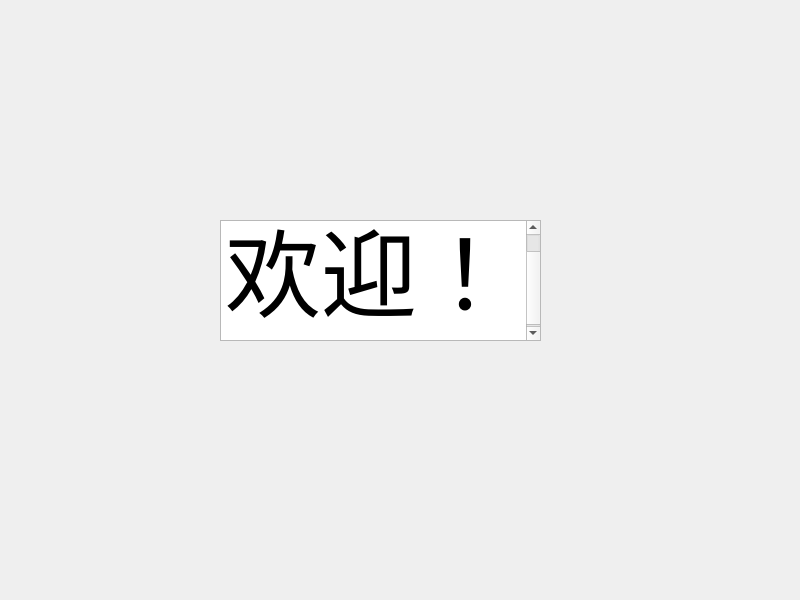
<?xml version="1.0" encoding="UTF-8"?>
<ui version="4.0">
 <class>Widget</class>
 <widget class="QWidget" name="Widget">
  <property name="geometry">
   <rect>
    <x>0</x>
    <y>0</y>
    <width>800</width>
    <height>600</height>
   </rect>
  </property>
  <property name="windowTitle">
   <string>Widget</string>
  </property>
  <widget class="QTextBrowser" name="textBrowser">
   <property name="geometry">
    <rect>
     <x>220</x>
     <y>220</y>
     <width>321</width>
     <height>121</height>
    </rect>
   </property>
   <property name="html">
    <string>&lt;!DOCTYPE HTML PUBLIC &quot;-//W3C//DTD HTML 4.0//EN&quot; &quot;http://www.w3.org/TR/REC-html40/strict.dtd&quot;&gt;
&lt;html&gt;&lt;head&gt;&lt;meta name=&quot;qrichtext&quot; content=&quot;1&quot; /&gt;&lt;style type=&quot;text/css&quot;&gt;
p, li { white-space: pre-wrap; }
&lt;/style&gt;&lt;/head&gt;&lt;body style=&quot; font-family:'SimSun'; font-size:9pt; font-weight:400; font-style:normal;&quot;&gt;
&lt;p style=&quot; margin-top:0px; margin-bottom:0px; margin-left:0px; margin-right:0px; -qt-block-indent:0; text-indent:0px;&quot;&gt;&lt;span style=&quot; font-size:72pt;&quot;&gt;欢迎！&lt;/span&gt;&lt;/p&gt;&lt;/body&gt;&lt;/html&gt;</string>
   </property>
  </widget>
 </widget>
 <resources/>
 <connections/>
</ui>
